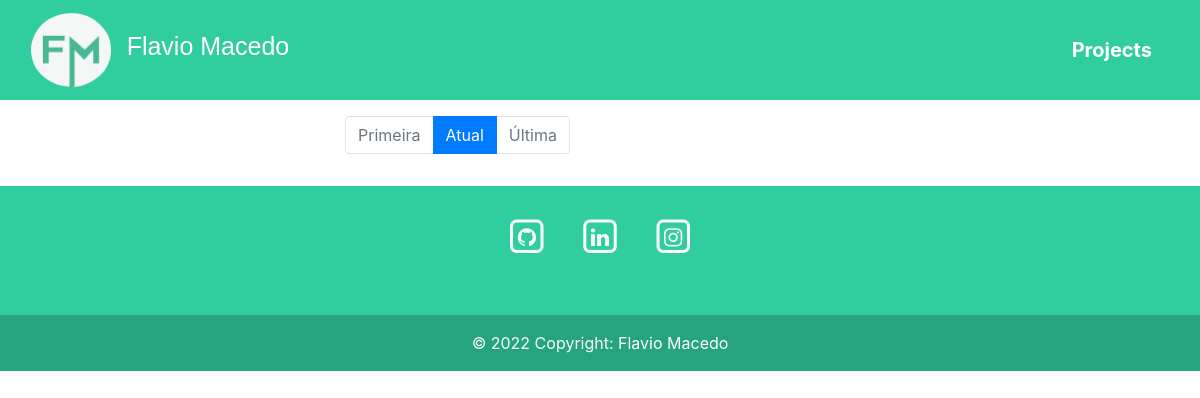
Before: /projects with the older database file.
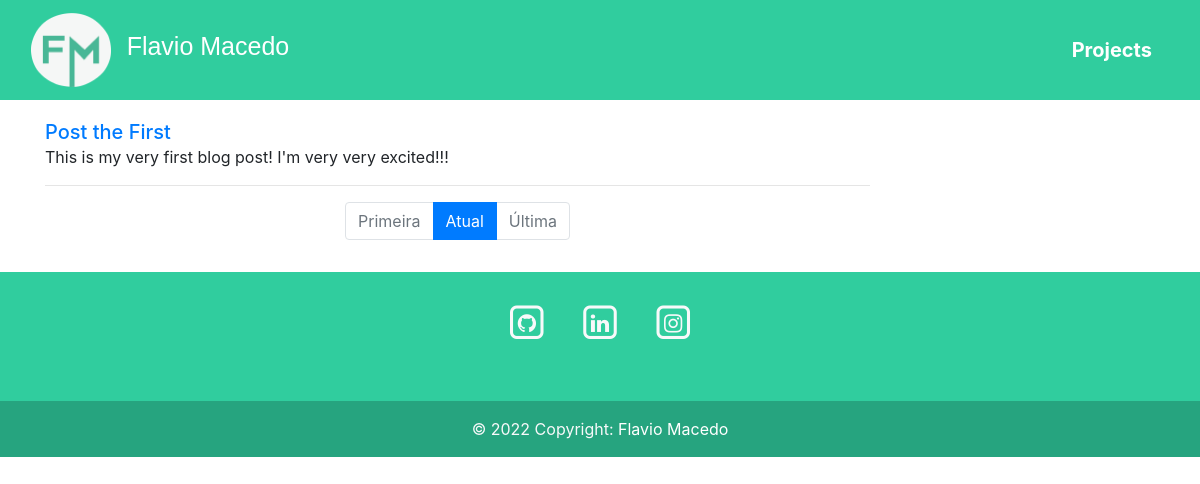
After: the same page with the newer database file.
### blog/models.py (models this page shows, shortened)
class Post(models.Model):
    title = models.CharField(max_length=255)
    author = models.ForeignKey(User, on_delete=models.CASCADE)
    body = models.TextField()

### blog/views.py (the view)
# urls.py: path('projects', views.HomeView.as_view(), name="project"),
class HomeView(ListView):
    model = Post
    template_name = 'project.html'

### blog/templates/project.html (shortened to what this page needs)
{% extends 'base.html' %}
{% load static %}
{% block 'head' %}
    <link rel="stylesheet" href="{% static 'blog/css/home.css' %}">
{% endblock 'head' %}
{% block 'body' %}
    <main class="container my-3">
        <div class="row">
            <div class="col-md-9 border-md-right border-sm-right-0">
                {% for post in object_list %}
                    <div class="">
                        <a href="{% url 'article-detail' post.pk %}" class="taglink text-decoration-none h5 mb-0">
                            {{ post.title }}
                        </a>
                        <p class="mb-1">{{ post.body }}</p>
                    </div>
                    <hr>
                {% endfor %}
                <nav>
                    <ul class="pagination justify-content-center">
                        <li class="page-item disabled">
                            <a class="page-link" href="#">Primeira</a>
                        </li>
                        <li class="page-item active">
                            <a class="page-link" href="#">Atual</a>
                        </li>
                        <li class="page-item disabled">
                            <a class="page-link" href="#">Última</a>
                        </li>
                    </ul>
                </nav>
            </div>
        </div>
    </main>
{% endblock 'body' %}

Changed rows visible on the page:
added Post: title "Post the First", body "This is my very first blog post! I'm very very excited!!!"
